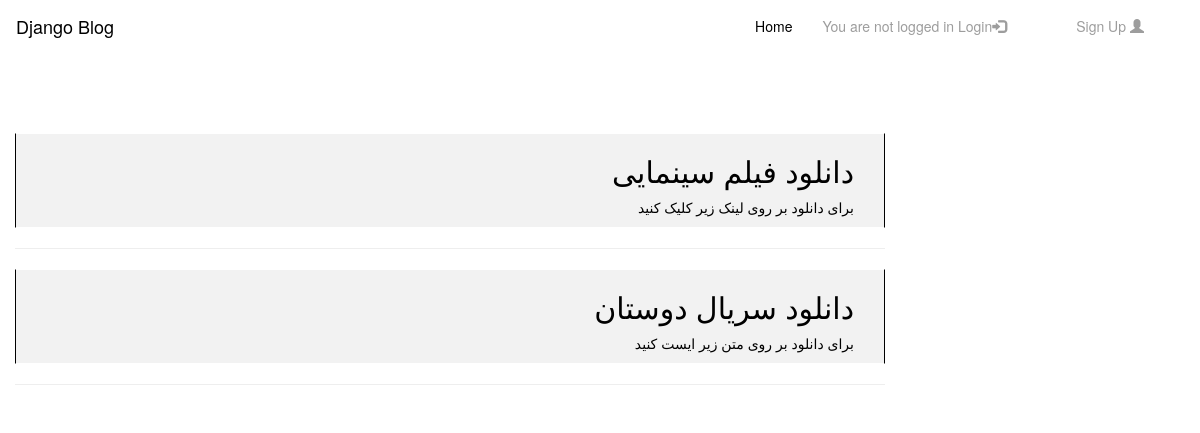
Before: / with the older database file.
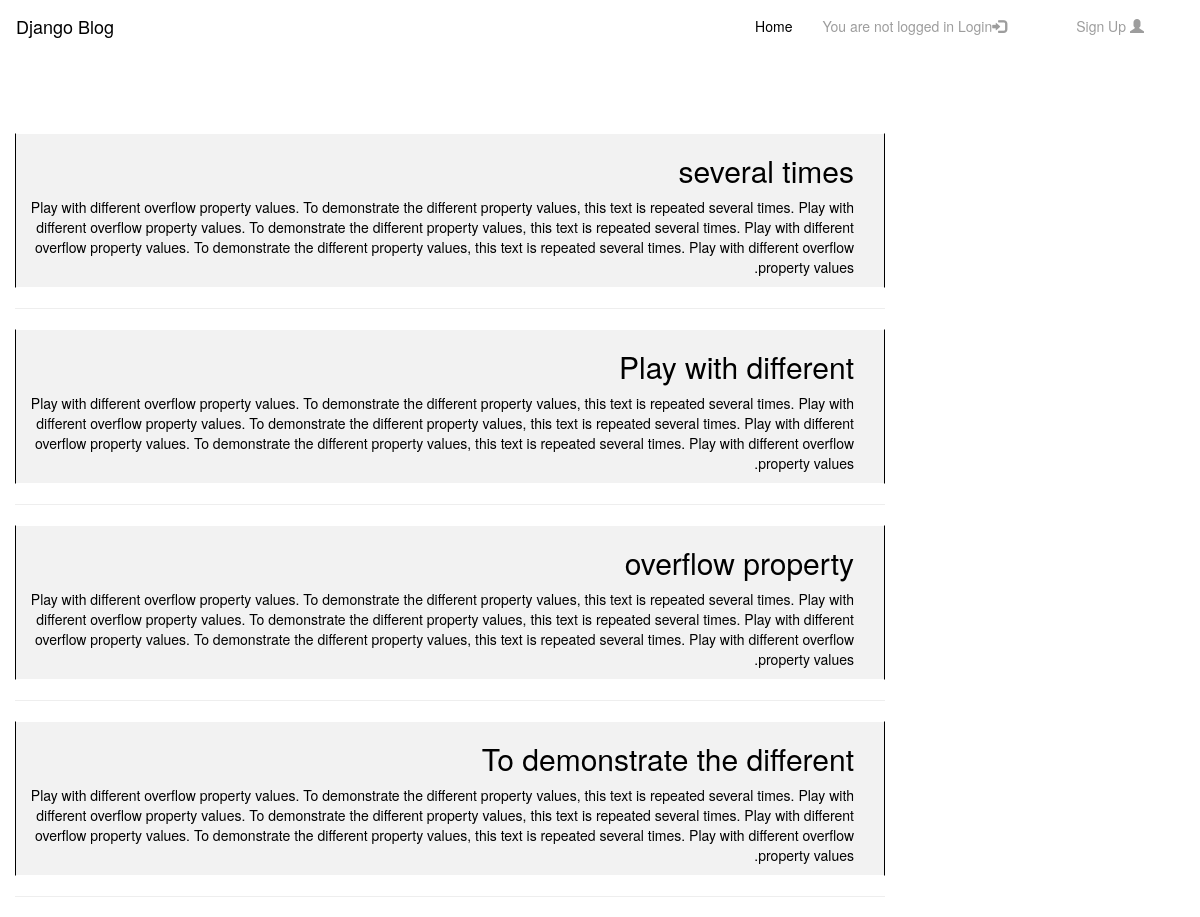
After: the same page with the newer database file.
### blog/models.py (models this page shows, shortened)
class Post(models.Model):
    title = models.CharField(max_length=200)
    body = models.TextField()
    owner = models.ForeignKey('auth.user',on_delete = models.CASCADE,)

### blog/views.py (the view)
# urls.py: path('', views.BlogListView.as_view(), name='home'),
class BlogListView(ListView):
    model = Post
    template_name = 'home.html'

### templates/home.html (shortened to what this page needs)
{% extends 'base.html' %}
      {% block content %}
        {% for post in object_list %}
            <div class="post-entry">
                <h2><a href="{% url 'detail' post.pk %}">{{ post.title }}</a></h2>
                <p>{{ post.body }}</p>
            </div>
        <hr>
        {% endfor %}
      {% endblock content %}

### templates/base.html (shortened to what this page needs)
{% load staticfiles %}
<!DOCTYPE html>
<html>
  <head lang="en">
    <link rel="stylesheet" href="{% static 'css/base.css' %}">
    <link rel="stylesheet" href="{% static 'css/bootstrap.min.css' %}">
    <link rel="stylesheet" href="https://maxcdn.bootstrapcdn.com/bootstrap/3.3.7/css/bootstrap.min.css">
  </head>
  <body>
      <nav class="navbar navbar-inverse">
          <div class="container-fluid">
            <div class="navbar-header">
              <a class="navbar-brand" id='brand_lable' href="/">Django Blog</a>
            </div>
            <ul class="nav navbar-nav navbar-right">
                {% if not user.is_authenticated %}
                <li><a href="{% url 'signup' %}"><span class="glyphicon glyphicon-user"></span> Sign Up</a></li>
                {%endif%}
            </ul>
            <ul class="nav navbar-nav pull-right">
              <li><a id='home_lable' href="/">Home</a></li>
              {% if user.is_authenticated %}
              <li class="dropdown"><a class="dropdown-toggle" id="dropdown-toggle" data-toggle="dropdown" href="#"><span>Hi {{ user.username }}!</span> <span class="caret"></span></a>
                <ul class="dropdown-menu" id="dropdown-menu">
                  <li><a href="{% url 'logout' %}">logout</a></li>
                  {% else %}
                  <li><a href="{% url 'login' %}"><span class="glyphicon glyphicon-log-in"></span><span>You are not logged in  </span> Login</a></li>
                  {%endif%}
                </ul>
          </div>
        </nav>
      <br>
      <br>
      <br>
      <div class="container col-lg-9">
        {% block content %}
        {% endblock content %}
      </div>
      <div class="container col-lg-3">
      </div>
  </body>
</html>

### static/css/base.css (style rules this page uses)
body { font-family: 'Source Sans Pro', sans-serif; font-size: 18px; direction: rtl; background: url('https://blog.quera.ir/wp-content/uploads/2016/01/bg_top-3.png'); }
.navbar.navbar-inverse { background-color: transparent; border-color: transparent; }
hr { color: rgb(53, 53, 53) }
.navbar-inverse .navbar-nav > li > a { color: #000; }
.post-entry h2 a { text-decoration: none; color: #000; padding-right: 30px; }
.post-entry p { color: #000; padding-right: 30px; }
.post-entry { background-color: #f2f2f2; border: 1px #fff solid; border-radius: 0px; border-right-color: #000 ; border-left-color: #000 ; }
.navbar-inverse .navbar-nav > li > a { color: #fff; background-color: transparent; border-bottom: 1px #fff solid; border-bottom-color: #fff; }
#home_lable { color: #000 }
#brand_lable { color: #000000; }

Changed rows visible on the page:
removed Post: title "دانلود فیلم سینمایی", body "برای دانلود بر روی لینک زیر کلیک کنید"
removed Post: title "دانلود سریال دوستان", body "برای دانلود بر روی متن زیر ایست کنید"
added Post: title "several times", body "Play with different overflow property values. To demonstrate the different property values, this text is repeated several times. Play with different overflow property values. To demonstrate the different property values, this text is repeated several times. Play with different overflow property values. To demonstrate the different property values, this text is repeated several times. Play with different overflow property values."
added Post: title "Play with different", body "Play with different overflow property values. To demonstrate the different property values, this text is repeated several times. Play with different overflow property values. To demonstrate the different property values, this text is repeated several times. Play with different overflow property values. To demonstrate the different property values, this text is repeated several times. Play with different overflow property values."
added Post: title "overflow property", body "Play with different overflow property values. To demonstrate the different property values, this text is repeated several times. Play with different overflow property values. To demonstrate the different property values, this text is repeated several times. Play with different overflow property values. To demonstrate the different property values, this text is repeated several times. Play with different overflow property values."
added Post: title "To demonstrate the different", body "Play with different overflow property values. To demonstrate the different property values, this text is repeated several times. Play with different overflow property values. To demonstrate the different property values, this text is repeated several times. Play with different overflow property values. To demonstrate the different property values, this text is repeated several times. Play with different overflow property values."
